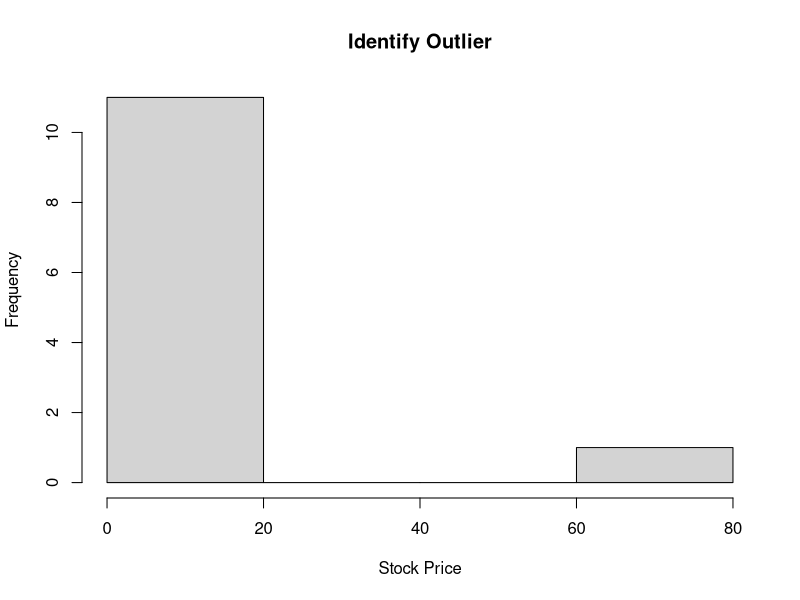

The R script that drew this image: (Note: this script raises an error after producing the figure.)

StockPrice<- c(10,7,20,12,75,15,9,18,4,12,8,14)
StockPrice
summary(StockPrice)

result.mean<-mean(StockPrice)
result.median<-median(StockPrice)
print(result.mean)
print(result.median)

#Writing function for calculating mode of vector
getmode <- function(v) {
  uniqv <- unique(v)
  uniqv[which.max(tabulate(match(v, uniqv)))]
}
mode<-getmode(StockPrice)
mode

#Standard Deviation of Stock Price.
result.sd<-sd(StockPrice)
print(result.sd)

#Find min-max normalized stock price for $20
result.minmaxnorm<- (20-min(StockPrice))/((max(StockPrice)-min(StockPrice)))
print(result.minmaxnorm)

#Midrange of Stock Price
midrange<- (max(StockPrice)+ min(StockPrice))/2
print(midrange)

#Z-score standardized stock price for $20
zscorePrice<- (20-mean(StockPrice))/result.sd
print(zscorePrice)

#Calculate Skewness of Stock Price data
result.skewness<-(3*(result.mean-result.median))/result.sd
print(result.skewness)

#Calculate decimal scaling for stock price $20
decimalScaling<- 20/(10**2)
print(decimalScaling)

#Identify outlier
hist(StockPrice,main= "Identify Outlier",xlab= "Stock Price")

zscoreOutlier<- (75-mean(StockPrice))/result.sd
print(zscoreOutlier)

result.IQR<-15.75-8.75
print(result.IQR)

lowIQR<-8.75-1.5*result.IQR
print(lowIQR)
highIQR<-15.75+1.5*result.IQ
print(highIQR)


#Identify all outliers using z-score method
result.z.scores<-(StockPrice -mean(StockPrice))/result.sd
isOutlier<-ifelse(abs(result.z.scores)>3,"yes","no")
subset.isOutlier<-subset(StockPrice, isOutlier=="yes")
subset.isOutlier
length(subset.isOutlier)

#Identify all outliers using IQR method
outlier.IQR<-ifelse(StockPrice>highIQR|StockPrice<lowIQR, "yes","no")
subset.IQR<-subset(StockPrice,outlier.IQR=="yes")
subset.IQR
length(subset.IQR)

#Calculate mean and median without outlier
sum<-0
for(i in StockPrice){
  sum<-sum+i
}
sum
meanWithoutOutlier<-(sum-75)/11
print(meanWithoutOutlier)

subset.Stockprice<-c(10,7,20,12,15,9,18,4,12,8,14)
median(subset.Stockprice)





